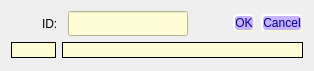
<?xml version="1.0" encoding="UTF-8"?>
<ui version="4.0">
 <class>dialog_performer_id_merge</class>
 <widget class="QDialog" name="dialog_performer_id_merge">
  <property name="windowModality">
   <enum>Qt::ApplicationModal</enum>
  </property>
  <property name="geometry">
   <rect>
    <x>0</x>
    <y>0</y>
    <width>314</width>
    <height>71</height>
   </rect>
  </property>
  <property name="windowTitle">
   <string/>
  </property>
  <property name="modal">
   <bool>true</bool>
  </property>
  <layout class="QGridLayout" name="gridLayout">
   <item row="0" column="0">
    <layout class="QHBoxLayout" name="horizontalLayout_2">
     <item>
      <widget class="QLabel" name="lblpic_id">
       <property name="minimumSize">
        <size>
         <width>25</width>
         <height>25</height>
        </size>
       </property>
       <property name="maximumSize">
        <size>
         <width>25</width>
         <height>25</height>
        </size>
       </property>
       <property name="autoFillBackground">
        <bool>true</bool>
       </property>
       <property name="styleSheet">
        <string notr="true"/>
       </property>
       <property name="text">
        <string/>
       </property>
       <property name="pixmap">
        <pixmap resource="../resource_collection_files/labels.qrc">:/labels/_labels/id_merge.png</pixmap>
       </property>
       <property name="scaledContents">
        <bool>false</bool>
       </property>
       <property name="alignment">
        <set>Qt::AlignCenter</set>
       </property>
      </widget>
     </item>
     <item>
      <widget class="QLabel" name="lblid">
       <property name="minimumSize">
        <size>
         <width>20</width>
         <height>25</height>
        </size>
       </property>
       <property name="maximumSize">
        <size>
         <width>30</width>
         <height>25</height>
        </size>
       </property>
       <property name="text">
        <string>ID:</string>
       </property>
      </widget>
     </item>
     <item>
      <widget class="QLineEdit" name="lnEdit_id">
       <property name="minimumSize">
        <size>
         <width>120</width>
         <height>25</height>
        </size>
       </property>
       <property name="maximumSize">
        <size>
         <width>120</width>
         <height>25</height>
        </size>
       </property>
       <property name="toolTip">
        <string>&lt;html&gt;&lt;head/&gt;&lt;body&gt;&lt;p&gt;Performer Name eingeben !&lt;/p&gt;&lt;/body&gt;&lt;/html&gt;</string>
       </property>
       <property name="styleSheet">
        <string notr="true">background-color: rgb(255, 253, 213);</string>
       </property>
       <property name="inputMask">
        <string>99999</string>
       </property>
      </widget>
     </item>
     <item>
      <widget class="QDialogButtonBox" name="Btn_performer_id_merge">
       <property name="styleSheet">
        <string notr="true">QPushButton { 
	color: rgb(0, 0, 127);
	selection-background-color: rgb(255, 85, 0);
	background-color: rgb(198, 178, 255);
	border-style: outset;
	border-width: 2px;
	font: 14pt &quot;MS Shell Dlg 2&quot;;
	border-radius: 5px;
	border-color: beige;
}                   
QPushButton:enabled{
	background-color: rgb(198, 178, 255);
}                           
QPushButton:pressed{ 
	background: red;
}                            
QPushButton:disabled{                             
	background-color: gray;                
}
QPushButton:hover{
	background-color: rgb(255, 85, 255);
}   </string>
       </property>
       <property name="orientation">
        <enum>Qt::Horizontal</enum>
       </property>
       <property name="standardButtons">
        <set>QDialogButtonBox::Cancel|QDialogButtonBox::Ok</set>
       </property>
       <property name="centerButtons">
        <bool>false</bool>
       </property>
      </widget>
     </item>
    </layout>
   </item>
   <item row="1" column="0">
    <layout class="QHBoxLayout" name="horizontalLayout">
     <item>
      <widget class="QLabel" name="lbl_id_db">
       <property name="minimumSize">
        <size>
         <width>45</width>
         <height>16</height>
        </size>
       </property>
       <property name="maximumSize">
        <size>
         <width>20</width>
         <height>16</height>
        </size>
       </property>
       <property name="styleSheet">
        <string notr="true">background-color: rgb(255, 253, 213);</string>
       </property>
       <property name="frameShape">
        <enum>QFrame::Box</enum>
       </property>
       <property name="text">
        <string/>
       </property>
      </widget>
     </item>
     <item>
      <widget class="QLabel" name="lbl_name_db">
       <property name="minimumSize">
        <size>
         <width>0</width>
         <height>16</height>
        </size>
       </property>
       <property name="maximumSize">
        <size>
         <width>16777215</width>
         <height>16</height>
        </size>
       </property>
       <property name="styleSheet">
        <string notr="true">background-color: rgb(255, 253, 213);</string>
       </property>
       <property name="frameShape">
        <enum>QFrame::Box</enum>
       </property>
       <property name="text">
        <string/>
       </property>
      </widget>
     </item>
    </layout>
   </item>
  </layout>
 </widget>
 <resources>
  <include location="../resource_collection_files/labels.qrc"/>
 </resources>
 <connections>
  <connection>
   <sender>Btn_performer_id_merge</sender>
   <signal>accepted()</signal>
   <receiver>dialog_performer_id_merge</receiver>
   <slot>accept()</slot>
   <hints>
    <hint type="sourcelabel">
     <x>248</x>
     <y>254</y>
    </hint>
    <hint type="destinationlabel">
     <x>157</x>
     <y>274</y>
    </hint>
   </hints>
  </connection>
  <connection>
   <sender>Btn_performer_id_merge</sender>
   <signal>rejected()</signal>
   <receiver>dialog_performer_id_merge</receiver>
   <slot>reject()</slot>
   <hints>
    <hint type="sourcelabel">
     <x>316</x>
     <y>260</y>
    </hint>
    <hint type="destinationlabel">
     <x>286</x>
     <y>274</y>
    </hint>
   </hints>
  </connection>
 </connections>
</ui>
